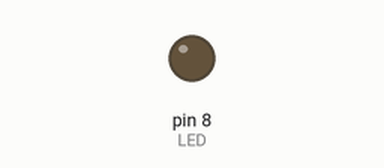
This sketch was run on a simulated Arduino Uno, built with avr-gcc and run on an emulated ATmega328P. Shown: output pins drawn as LEDs (lit = HIGH).

Above: at 2.5 s.
At 25.7 s:
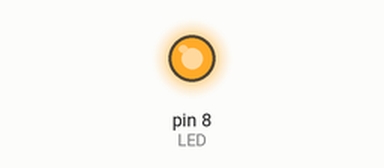
Timing chart, 0 to 33.8 s (numbered marks = the images above):
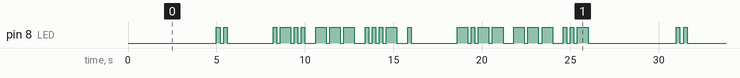

Measured:
- by itself, pin 8 (LED): moves between LOW and HIGH, repeating every 26.0 s
- by itself, everything shown: repeats every 26.0 s, in 48 steps

The sketch:

MorseCodeBlinkingLED.ino
```cpp
const int UNIT = 200;
const int LED = 8;

void setup() {
  pinMode(LED, OUTPUT);
}

void loop() {
  delay(5000);

  char code[] = ".. / .-.. --- ...- . / -.-- --- ..-";
  int codeLen = strlen(code);

  for (int i = 0; i < codeLen; i++) {
    char nextChar = i < codeLen-1 ? code[i+1] : 0;
    switch(code[i]) {
      case '.': dot(nextChar); break;
      case '-': dash(nextChar); break;
      case ' ': space(); break;
      case '/': slash(); break;
    }
  }
}

void dot(char nextChar) {
  digitalWrite(LED, HIGH);
  delay(1 * UNIT);
  digitalWrite(LED, LOW);
  if (nextChar == '.' || nextChar == '-') {
    delay(1 * UNIT);
  }
}

void dash(char nextChar) {
  digitalWrite(LED, HIGH);
  delay(3 * UNIT);
  digitalWrite(LED, LOW);
  if (nextChar == '.' || nextChar == '-') {
    delay(1 * UNIT);
  }
}

void space() {
  delay(3 * UNIT);
}

void slash() {
  delay(7 * UNIT);
}
```
